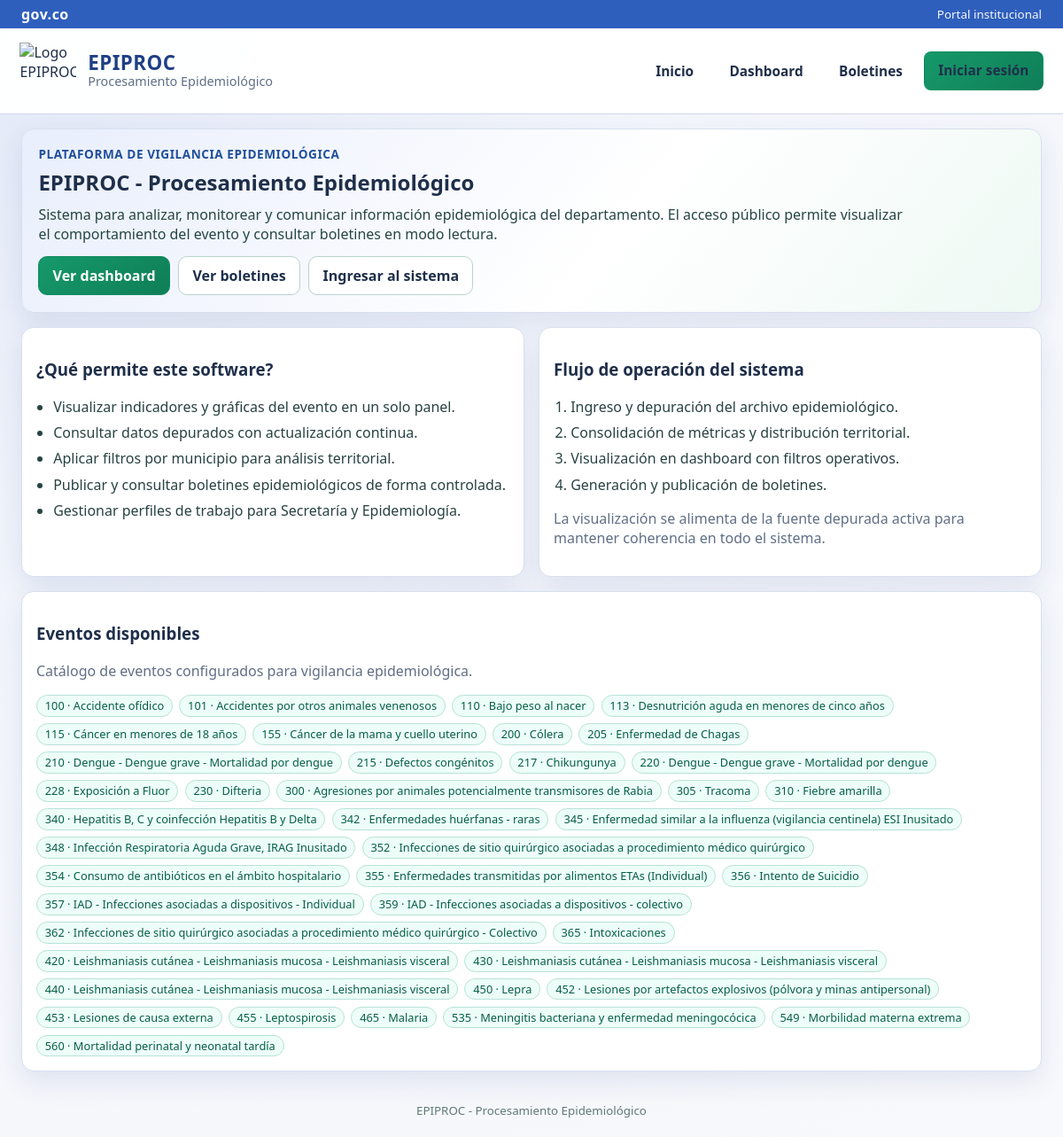
The page / on the database its author committed.
### epiproc_web/models.py (models this page shows)
class Event(db.Model):
    __tablename__ = "events"
    code = db.Column(db.Integer, primary_key=True)
    name = db.Column(db.String(200), nullable=False)
    active = db.Column(db.Boolean, default=True, nullable=False)
    users = db.relationship("User", backref="assigned_event", lazy=True)
    bulletins = db.relationship("Bulletin", back_populates="event", lazy=True)

### epiproc_web/app.py (the view)
    @app.route("/")
    def home():
        eventos = Event.query.filter_by(active=True).order_by(Event.code.asc()).all()
        return render_template("home.html", eventos=eventos)

### epiproc_web/app.py (called while the page is built, shortened)
def current_user() -> Optional[User]:
    uid = session.get("user_id")
    if not uid:
        return None
    return User.query.get(uid)

def register_hooks(app: Flask, base_dir: Path) -> None:
    @app.context_processor
    def inject_globals() -> dict[str, Any]:
        return {
            "brand_name": "EPIPROC - Procesamiento Epidemiológico",
            "logo_url": "https://8upload.com/image/3ec1b5cc7de8ad31/bloque2071.png",
            "current_user": current_user(),
            "role_secretario": UserRole.SECRETARIO,
            "role_epidemiologo": UserRole.EPIDEMIOLOGO,
        }
    @app.before_request
    def force_password_change_on_first_login():
        user = current_user()
        if not user:
            return None

### epiproc_web/templates/home.html
{% extends 'base.html' %}
{% block content %}
<section class="card hero hero-intro">
    <p class="hero-kicker">Plataforma de vigilancia epidemiológica</p>
    <h2>EPIPROC - Procesamiento Epidemiológico</h2>
    <p class="lead">
        Sistema para analizar, monitorear y comunicar información epidemiológica del departamento.
        El acceso público permite visualizar el comportamiento del evento y consultar boletines en modo lectura.
    </p>
    <div class="actions">
        <a class="btn btn-primary" href="{{ url_for('dashboard_public') }}">Ver dashboard</a>
        <a class="btn" href="{{ url_for('bulletins_public') }}">Ver boletines</a>
        {% if not current_user %}
            <a class="btn" href="{{ url_for('login') }}">Ingresar al sistema</a>
        {% endif %}
    </div>
</section>
<section class="intro-grid">
    <article class="card">
        <h3>¿Qué permite este software?</h3>
        <ul class="feature-list">
            <li>Visualizar indicadores y gráficas del evento en un solo panel.</li>
            <li>Consultar datos depurados con actualización continua.</li>
            <li>Aplicar filtros por municipio para análisis territorial.</li>
            <li>Publicar y consultar boletines epidemiológicos de forma controlada.</li>
            <li>Gestionar perfiles de trabajo para Secretaría y Epidemiología.</li>
        </ul>
    </article>
    <article class="card">
        <h3>Flujo de operación del sistema</h3>
        <ol class="timeline">
            <li>Ingreso y depuración del archivo epidemiológico.</li>
            <li>Consolidación de métricas y distribución territorial.</li>
            <li>Visualización en dashboard con filtros operativos.</li>
            <li>Generación y publicación de boletines.</li>
        </ol>
        <p class="muted">La visualización se alimenta de la fuente depurada activa para mantener coherencia en todo el sistema.</p>
    </article>
</section>
<section class="card">
    <h3>Eventos disponibles</h3>
    <p class="muted">Catálogo de eventos configurados para vigilancia epidemiológica.</p>
    <div class="chips">
        {% for event in eventos[:40] %}
            <span class="chip">{{ event.code }} · {{ event.name }}</span>
        {% endfor %}
    </div>
</section>
{% endblock %}

### epiproc_web/static/css/app.css (style rules this page uses)
:root { --bg: #f2f5fb; --surface: #ffffff; --text: #1f2f4a; --muted: #5f6f86; --line: #d8e0ef; --accent: #2f5fbd; --accent-2: #1d3f88; --accent-green: #0f8a5f; --danger: #b42318; --warning: #b54708; --success: #027a48; --shadow: 0 12px 30px rgba(29, 63, 136, 0.1); }
* { box-sizing: border-box; }
body { margin: 0; font-family: "Segoe UI", Tahoma, Geneva, Verdana, sans-serif; color: var(--text); background: radial-gradient(circle at top left, #e2e8f7 0%, var(--bg) 40%, #f8f9fc 100%); min-height: 100vh; animation: pageFadeIn 0.45s ease; }
.card { background: var(--surface); border: 1px solid var(--line); border-radius: 14px; box-shadow: var(--shadow); padding: 1rem; transition: box-shadow 0.25s ease, transform 0.25s ease; }
.hero { background: linear-gradient(130deg, #e8eefc 0%, #ffffff 58%, #eef9f4 100%); }
.hero-intro { padding: 1.15rem; }
.hero-kicker { margin: 0 0 0.35rem; color: #204f9a; font-size: 0.85rem; font-weight: 700; letter-spacing: 0.04em; text-transform: uppercase; }
.hero-intro h2 { margin-top: 0; margin-bottom: 0.55rem; }
.hero-intro .lead { margin-top: 0; margin-bottom: 0.9rem; max-width: 980px; color: #264643; }
.intro-grid { display: grid; grid-template-columns: repeat(2, minmax(0, 1fr)); gap: 1rem; }
.feature-list, .timeline { margin: 0; padding-left: 1.2rem; display: grid; gap: 0.45rem; }
.feature-list li, .timeline li { color: #284341; }
.actions { display: flex; gap: 0.6rem; flex-wrap: wrap; }
.btn { display: inline-flex; align-items: center; justify-content: center; gap: 0.4rem; background: #ffffff; color: var(--text); border: 1px solid #bcd2cc; border-radius: 10px; padding: 0.64rem 0.95rem; text-decoration: none; cursor: pointer; font-weight: 700; line-height: 1; text-align: center; min-height: 44px; transition: transform 0.2s ease, box-shadow 0.2s ease, background-color 0.2s ease, border-color 0.2s ease; }
.btn-primary { border-color: var(--accent-green); background: linear-gradient(140deg, #16996a 0%, #0f7e58 100%); color: #fff; }
.tag, .chip { display: inline-flex; border: 1px solid #b7e2d8; border-radius: 999px; padding: 0.15rem 0.55rem; color: #065f46; background: #edfdf8; font-size: 0.8rem; }
.chips { display: flex; gap: 0.45rem; flex-wrap: wrap; }
.muted { color: var(--muted); }

### rows shown on the page
Event: code "100", name "Accidente ofídico"
Event: code "101", name "Accidentes por otros animales venenosos"
Event: code "110", name "Bajo peso al nacer"
Event: code "113", name "Desnutrición aguda en menores de cinco años"
Event: code "115", name "Cáncer en menores de 18 años"
Event: code "155", name "Cáncer de la mama y cuello uterino"
Event: code "200", name "Cólera"
Event: code "205", name "Enfermedad de Chagas"
Event: code "210", name "Dengue - Dengue grave - Mortalidad por dengue"
Event: code "215", name "Defectos congénitos"
Event: code "217", name "Chikungunya"
Event: code "220", name "Dengue - Dengue grave - Mortalidad por dengue"
Event: code "228", name "Exposición a Fluor"
Event: code "230", name "Difteria"
Event: code "300", name "Agresiones por animales potencialmente transmisores de Rabia"
Event: code "305", name "Tracoma"
Event: code "310", name "Fiebre amarilla"
Event: code "340", name "Hepatitis B, C y coinfección Hepatitis B y Delta"
Event: code "342", name "Enfermedades huérfanas - raras"
Event: code "345", name "Enfermedad similar a la influenza (vigilancia centinela) ESI Inusitado"
Event: code "348", name "Infección Respiratoria Aguda Grave, IRAG Inusitado"
Event: code "352", name "Infecciones de sitio quirúrgico asociadas a procedimiento médico quirúrgico"
Event: code "354", name "Consumo de antibióticos en el ámbito hospitalario"
Event: code "355", name "Enfermedades transmitidas por alimentos ETAs (Individual)"
Event: code "356", name "Intento de Suicidio"
Event: code "357", name "IAD - Infecciones asociadas a dispositivos - Individual"
Event: code "359", name "IAD - Infecciones asociadas a dispositivos - colectivo"
Event: code "362", name "Infecciones de sitio quirúrgico asociadas a procedimiento médico quirúrgico - Colectivo"
Event: code "365", name "Intoxicaciones"
Event: code "420", name "Leishmaniasis cutánea - Leishmaniasis mucosa - Leishmaniasis visceral"
Event: code "430", name "Leishmaniasis cutánea - Leishmaniasis mucosa - Leishmaniasis visceral"
Event: code "440", name "Leishmaniasis cutánea - Leishmaniasis mucosa - Leishmaniasis visceral"
Event: code "450", name "Lepra"
Event: code "452", name "Lesiones por artefactos explosivos (pólvora y minas antipersonal)"
Event: code "453", name "Lesiones de causa externa"
Event: code "455", name "Leptospirosis"
Event: code "465", name "Malaria"
Event: code "535", name "Meningitis bacteriana y enfermedad meningocócica"
Event: code "549", name "Morbilidad materna extrema"
Event: code "560", name "Mortalidad perinatal y neonatal tardía"
